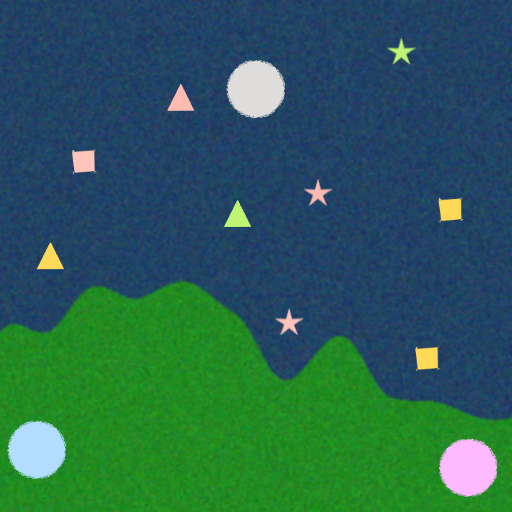
#> input picture UAS Task/8.png, 512 x 512 px
$ python -i landOceanSeg.py   (imports and definitions only)
#> lines starting #> are read from the running program, lines starting #| are printed output that depends on the picture; after the words box and inside, x2 and y2 are one past the last pixel; in counts of white or black regions, pixels touching at a corner belong together
#> further down, picture is the input picture: shape (512, 512, 3); mean B, G, R 84.6, 94.7, 41.2
import cv2
import numpy as np

def overlap(img):
    hsv = cv2.cvtColor(img, cv2.COLOR_BGR2HSV)
#> hsv: shape (512, 512, 3); mean H, S, V 89.7, 174.5, 118
    land_lower = np.array([45, 100, 80])   # lower green
    land_upper = np.array([75, 255, 255]) # upper green
    ocean_lower = np.array((89, 127, 83))  # lower blue
    ocean_upper = np.array((116, 219, 118)) # upper blue
    pink_lower = np.array([140, 60, 200])
    pink_upper = np.array([160, 100, 255])
    lower_blue = np.array([90, 50, 150])
    upper_blue = np.array([120, 255, 255])
    lower_grey = np.array([0, 0, 180])
    upper_grey = np.array([180, 30, 255])
    lower_green = np.array([35, 50, 100])   # H, S, V
    upper_green = np.array([75, 255, 255])
    lower_red = np.array([0, 50, 150])
    upper_red = np.array([15, 255, 255])
    lower_yellow = np.array([20, 100, 150])
    upper_yellow = np.array([35, 255, 255])


    land_mask = cv2.inRange(hsv, land_lower, land_upper)
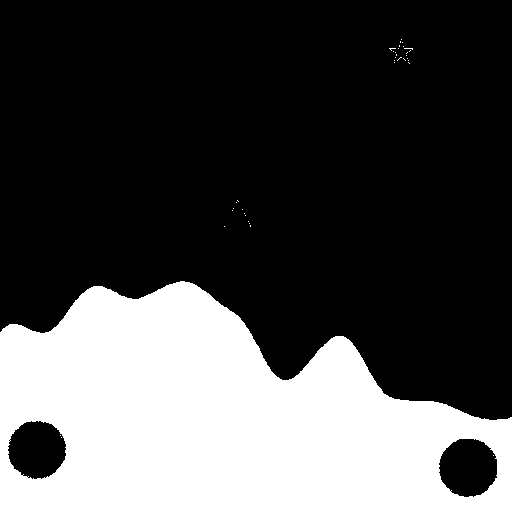
#> land_mask: shape (512, 512); 30.7% white; 37 white regions (36 under 20 px), largest, box (x1, y1, x2, y2) and area: (0, 281, 512, 512) 80530
    ocean_mask = cv2.inRange(hsv, ocean_lower, ocean_upper)
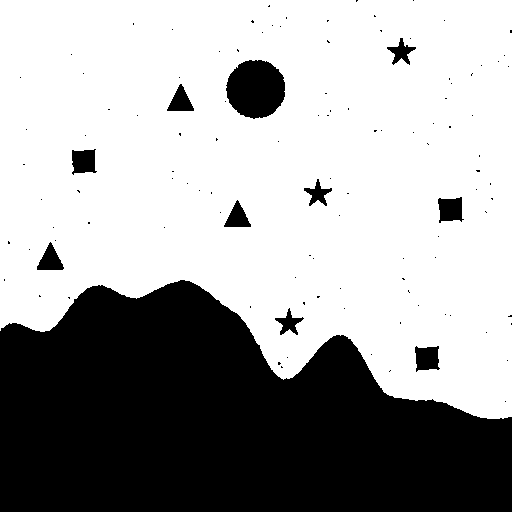
#> ocean_mask: shape (512, 512); 64.6% white; 116 black regions (105 under 20 px), largest, box (x1, y1, x2, y2) and area: (0, 280, 512, 512) 86267, (226, 60, 285, 119) 2706, (438, 197, 464, 223) 511
    pink_mask = cv2.inRange(hsv, pink_lower, pink_upper)
#> pink_mask: shape (512, 512); 0.9% white; 1 white region, box (x1, y1, x2, y2) and area: (440, 439, 497, 496) 2370
    blue_mask = cv2.inRange(hsv,lower_blue,upper_blue)
#> blue_mask: shape (512, 512); 0.95% white; 23 white regions (22 under 20 px), largest, box (x1, y1, x2, y2) and area: (8, 421, 65, 479) 2465
    grey_mask = cv2.inRange(hsv, lower_grey, upper_grey)
#> grey_mask: shape (512, 512); 0.98% white; 34 white regions (33 under 20 px), largest, box (x1, y1, x2, y2) and area: (227, 60, 285, 118) 2516
    green_mask = cv2.inRange(hsv, lower_green, upper_green)
#> green_mask: shape (512, 512); 31% white; 21 white regions (18 under 20 px), largest, box (x1, y1, x2, y2) and area: (0, 281, 512, 512) 80547, (224, 200, 251, 227) 386, (388, 38, 415, 64) 253
    red_mask = cv2.inRange(hsv, lower_red, upper_red)
#> red_mask: shape (512, 512); 0.43% white; 4 white regions, box (x1, y1, x2, y2) and area: (73, 151, 94, 172) 411, (168, 84, 194, 111) 363, (306, 181, 330, 204) 186, (278, 311, 300, 333) 175
    yellow_mask = cv2.inRange(hsv, lower_yellow, upper_yellow)
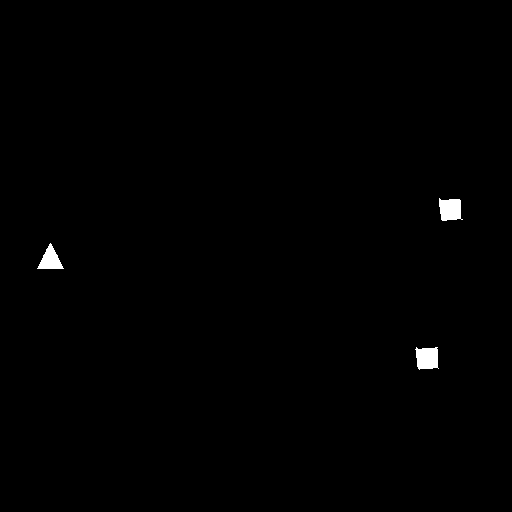
#> yellow_mask: shape (512, 512); 0.48% white; 3 white regions, box (x1, y1, x2, y2) and area: (415, 347, 439, 370) 446, (439, 198, 463, 221) 438, (37, 243, 64, 269) 367

    overlay = img.copy()
    overlay[land_mask > 0] = (0, 255, 255)   # yellow for land
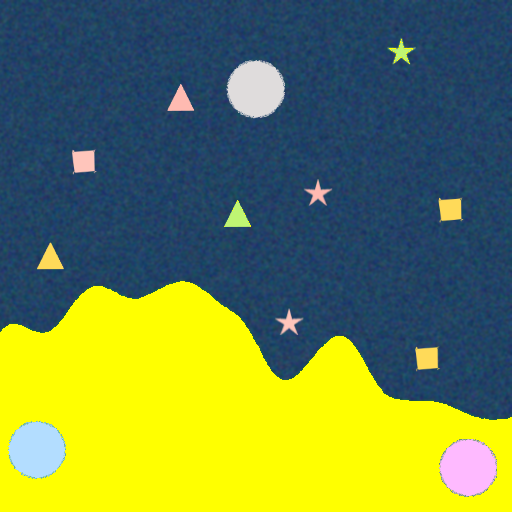
#> overlay: shape (512, 512, 3); mean B, G, R 74, 130.5, 109.2
    overlay[ocean_mask > 0] = (255, 0, 0)  # bright blue for ocean
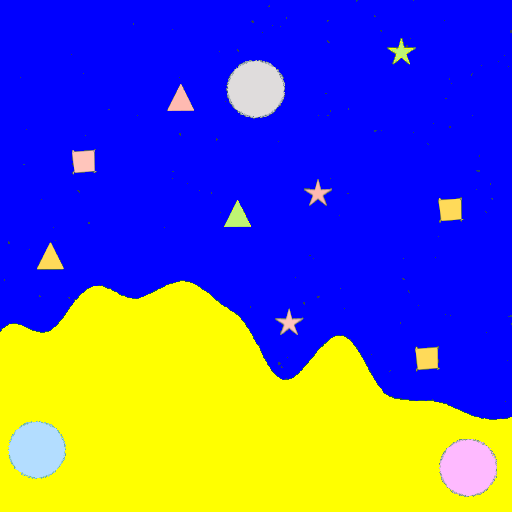
#> overlay: shape (512, 512, 3); mean B, G, R 173.8, 87.5, 87.9

    output = cv2.addWeighted(img, 0.5, overlay, 0.5, 0)
    output[pink_mask>0] = (255, 0, 255)        #setting all the pixels to same color
    output[grey_mask>0] = (128, 128, 128)
    output[blue_mask>0] = (255, 0 , 0)
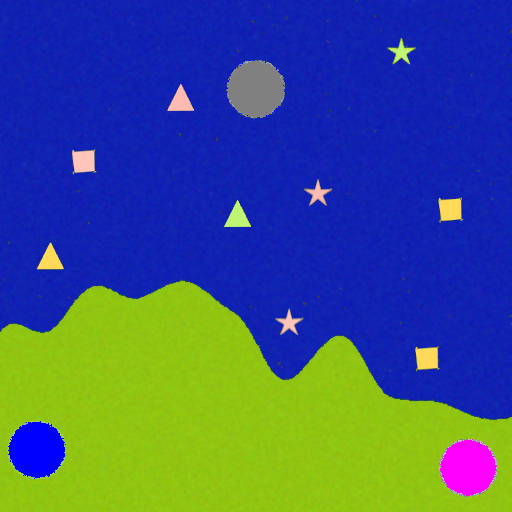
#> output: shape (512, 512, 3); mean B, G, R 128.3, 86.4, 62
    output[green_mask>0] = (0, 255 , 0)
    output[red_mask>0] = (0, 0 , 255)
    output[yellow_mask>0] = (0, 255, 255)
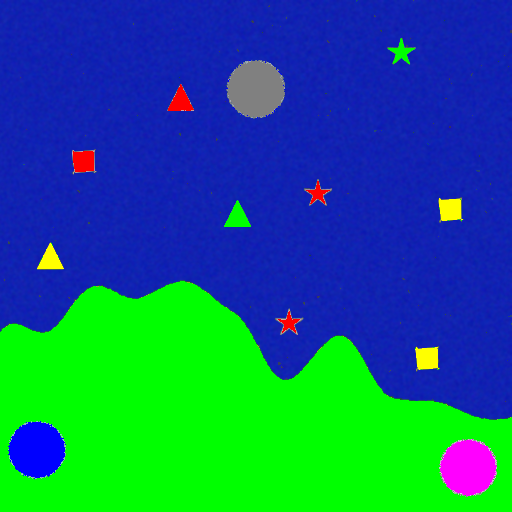
#> output: shape (512, 512, 3); mean B, G, R 121.6, 103.8, 17.2
    # [4 lines of commented-out code are left out]
    cv2.imwrite("blue_mask.jpg",blue_mask)
    return output

>>> import cv2
>>> picture = cv2.imread('8.png')
>>> result = overlap(picture)

$ run again, on UAS Task/9.png
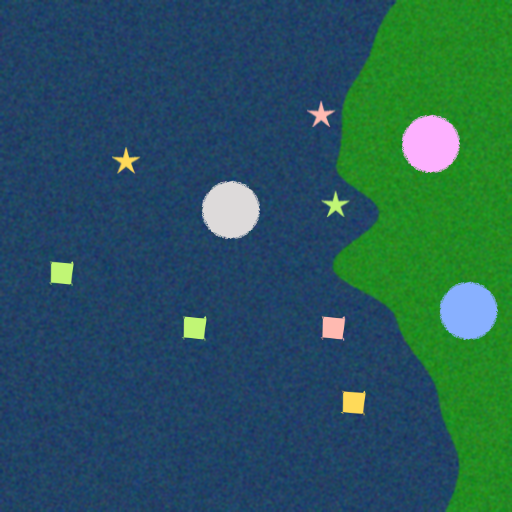
#> input picture UAS Task/9.png, 512 x 512 px
#> picture is the input picture: shape (512, 512, 3); mean B, G, R 90.2, 87.6, 40
#> hsv: shape (512, 512, 3); mean H, S, V 93.9, 173.2, 114.3
#> in overlap, `land_mask = cv2.inRange(hsv, land_lower, land_upper)`:
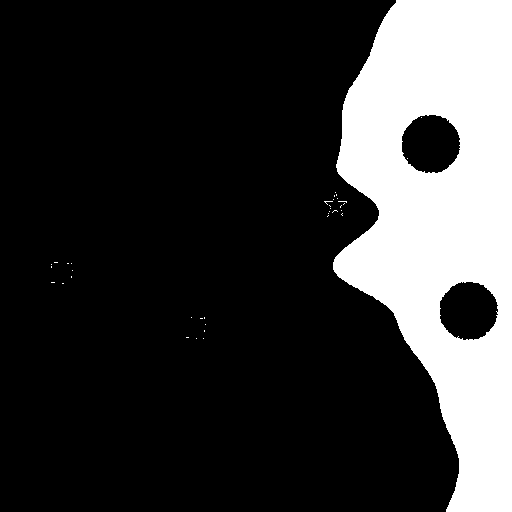
#> land_mask: shape (512, 512); 22.2% white; 37 white regions (36 under 20 px), largest, box (x1, y1, x2, y2) and area: (333, 0, 512, 512) 57979
#> ocean_mask: shape (512, 512); 73.3% white; 294 black regions (285 under 20 px), largest, box (x1, y1, x2, y2) and area: (332, 0, 512, 512) 63715, (202, 179, 260, 239) 2710, (340, 390, 366, 416) 518
#> pink_mask: shape (512, 512); 0.91% white; 1 white region, box (x1, y1, x2, y2) and area: (402, 115, 460, 172) 2395
#> blue_mask: shape (512, 512); 0.99% white; 25 white regions (24 under 20 px), largest, box (x1, y1, x2, y2) and area: (440, 282, 498, 340) 2567
#> grey_mask: shape (512, 512); 0.97% white; 23 white regions (22 under 20 px), largest, box (x1, y1, x2, y2) and area: (202, 181, 260, 239) 2508
#> green_mask: shape (512, 512); 22.6% white; 19 white regions (15 under 20 px), largest, box (x1, y1, x2, y2) and area: (333, 0, 512, 512) 57991, (50, 261, 74, 285) 465, (182, 316, 207, 340) 462, (322, 191, 349, 217) 256
#> red_mask: shape (512, 512); 0.22% white; 2 white regions, box (x1, y1, x2, y2) and area: (323, 317, 345, 339) 419, (311, 103, 333, 125) 169
#> yellow_mask: shape (512, 512); 0.25% white; 2 white regions, box (x1, y1, x2, y2) and area: (341, 391, 365, 414) 441, (113, 149, 139, 173) 224
#> in overlap, `output[yellow_mask>0] = (0, 255, 255)`:
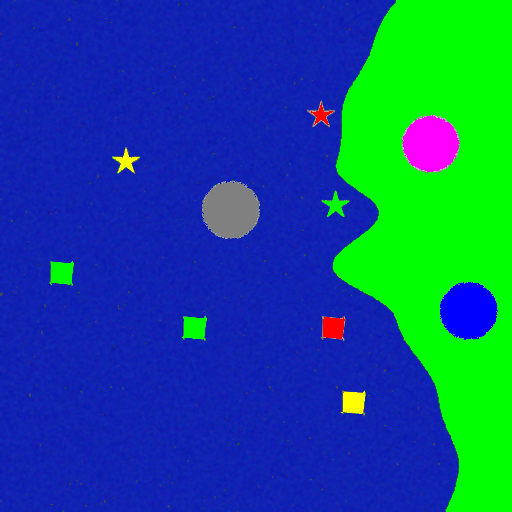
#> output: shape (512, 512, 3); mean B, G, R 137.3, 84.6, 17.4

$ run again, on UAS Task/circle.png
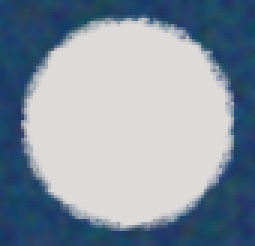
#> input picture UAS Task/circle.png, 85 x 82 px (shown 3 times larger)
#> picture is the input picture: shape (82, 85, 3); mean B, G, R 164.7, 149.2, 135.4
#> hsv: shape (82, 85, 3); mean H, S, V 55.7, 77.1, 166.2
#> land_mask: shape (82, 85); every value is 0
#> in overlap, `ocean_mask = cv2.inRange(hsv, ocean_lower, ocean_upper)`:
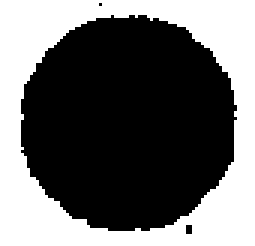
#> ocean_mask: shape (82, 85) (shown 3 times larger); 41.2% white; 1 white region, box (x1, y1, x2, y2) and area: (0, 0, 85, 82) 2874
#> blue_mask: shape (82, 85); 0.96% white in thin lines or dots, all inside (x1, y1, x2, y2) = (8, 6, 78, 77)
#> grey_mask: shape (82, 85); 52.9% white; 1 black region, box (x1, y1, x2, y2) and area: (0, 0, 85, 82) 3281
#> in overlap, `output[blue_mask>0] = (255, 0 , 0)`:
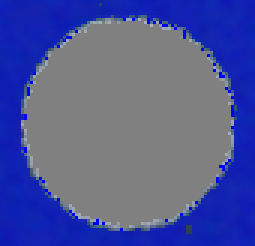
#> output: shape (82, 85, 3) (shown 3 times larger); mean B, G, R 150.7, 87.6, 79.7

$ run again, on UAS Task/res.png
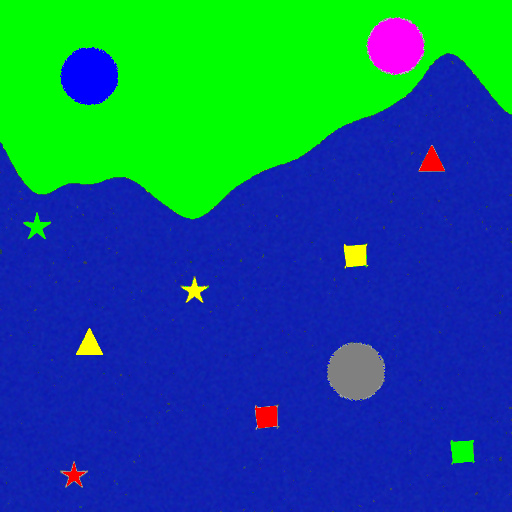
#> input picture UAS Task/res.png, 512 x 512 px
#> picture is the input picture: shape (512, 512, 3); mean B, G, R 127.6, 96.4, 17.3
#> hsv: shape (512, 512, 3); mean H, S, V 99.4, 235.4, 200.3
#> land_mask: shape (512, 512); 27.7% white; 22 white regions (19 under 20 px), largest, box (x1, y1, x2, y2) and area: (0, 0, 512, 219) 71980, (451, 440, 475, 464) 468, (24, 213, 51, 239) 262
#> ocean_mask: shape (512, 512); every value is 0
#> blue_mask: shape (512, 512); 68.9% white; 253 black regions (243 under 20 px), largest, box (x1, y1, x2, y2) and area: (0, 0, 512, 220) 75177, (327, 342, 386, 401) 2671, (343, 243, 369, 269) 513
#> green_mask: shape (512, 512); 27.8% white; 22 white regions (19 under 20 px), largest, box (x1, y1, x2, y2) and area: (0, 0, 512, 219) 72012, (451, 440, 475, 464) 468, (24, 213, 51, 239) 262
#> red_mask: shape (512, 512); 0.36% white; 3 white regions, box (x1, y1, x2, y2) and area: (255, 406, 277, 428) 418, (419, 146, 445, 171) 349, (63, 463, 85, 486) 180
#> yellow_mask: shape (512, 512); 0.4% white; 5 white regions (2 under 20 px), largest, box (x1, y1, x2, y2) and area: (344, 244, 367, 268) 440, (76, 328, 103, 355) 384, (182, 278, 207, 302) 217
#> in overlap, `output[green_mask>0] = (0, 255 , 0)`:
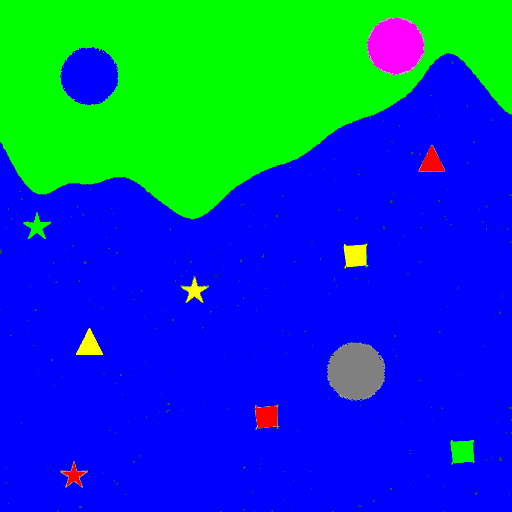
#> output: shape (512, 512, 3); mean B, G, R 180, 73.8, 6.1
